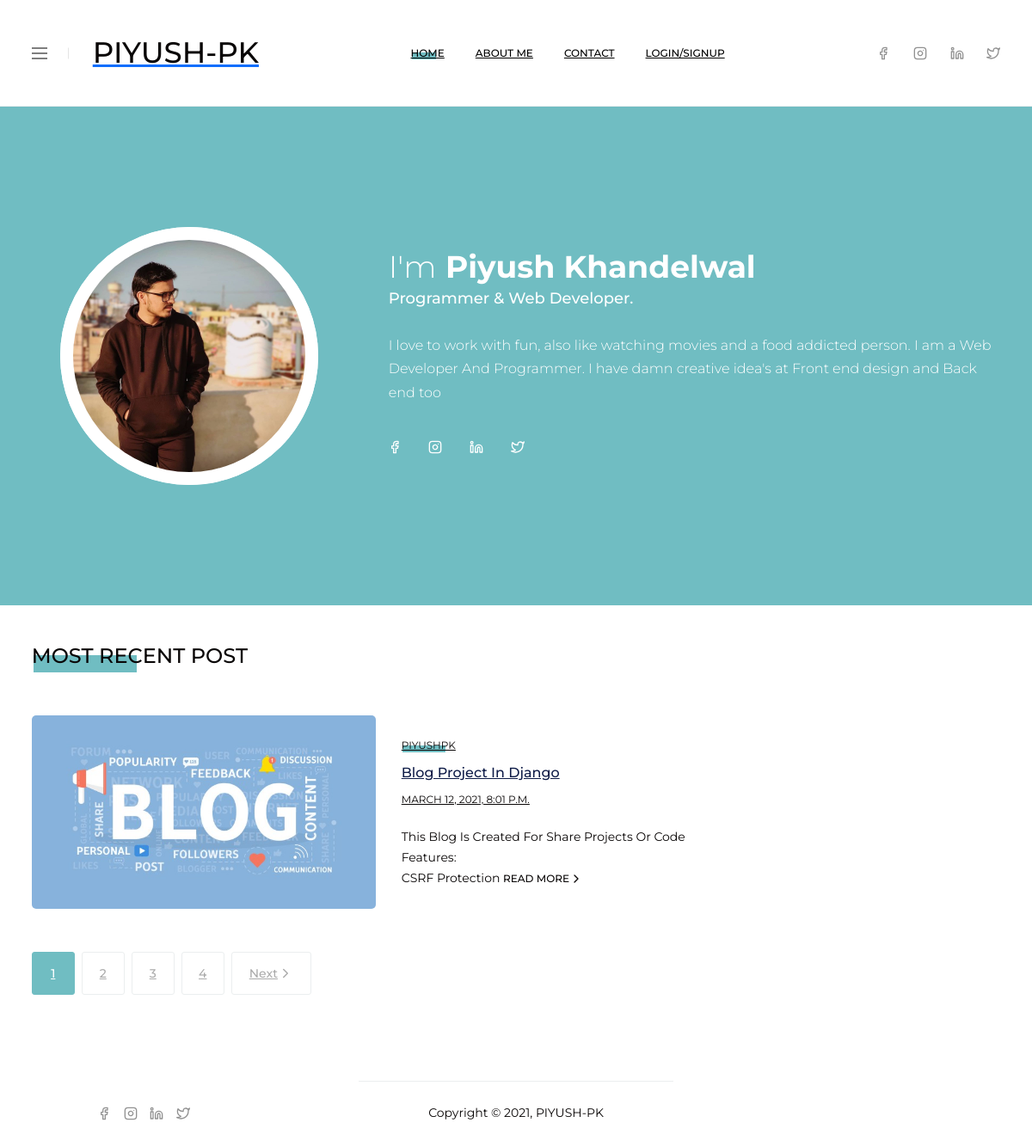
The page / on the database its author committed.
### blog/models.py (models this page shows)
class Post(models.Model):
    title = models.CharField(max_length=250)
    thumb = models.ImageField(upload_to="static/uploads/thumbnails/")
    image = models.ImageField(upload_to="static/uploads/images/")
    desc = HTMLField()
    slug = models.SlugField()
    author = models.ForeignKey(User, on_delete=models.CASCADE)
    time = models.DateTimeField(auto_now_add=True)

### blog/views.py (the view)
# urls.py: path('', home, name = "home"),
def home(request):
    posts = Post.objects.all()
    return render(request, 'index.html', {'posts':posts})

### templates/index.html (shortened to what this page needs)
{% extends "base.html" %}
{% block post_area %}
{% for post in posts %}
  <article class="blog blog--six mb--50">
    <div class="blog__inner">
        <div class="blog__media">
            <figure class="blog__thumb">
                <img src="{{post.thumb}}" alt="Blog">
                <a href="/{{post.slug}}" class="overlay-link">Jai Ho</a>
            </figure>
        </div>
        <div class="blog__content">
            <a href="archive" class="blog__category">{{post.author}}</a>
            <h3 class="blog__title">
                <a href="/{{post.slug}}">{{post.title}}</a>
            </h3>
            <div class="blog__meta">
                <div class="blog__meta-item">
                    <a class="blog__date" href="archive">{{post.time}}</a>
                </div>
            </div>
            <p class="blog__excerpt">{{ post.desc|slice:":100" | safe}}</p>
            <a class="blog__btn" href="/{{post.slug}}"><span>Read More <i data-feather="chevron-right"></i></span></a>
        </div>
    </div>
</article>
{% endfor %}
{% endblock post_area %}

### rows shown on the page
Post: thumb (picture), author "PIYUSHPK", title "Blog Project In Django", time "MARCH 12, 2021, 8:01 P.M.", desc "This Blog Is Created For Share Projects Or Code Features: CSRF Protection"
